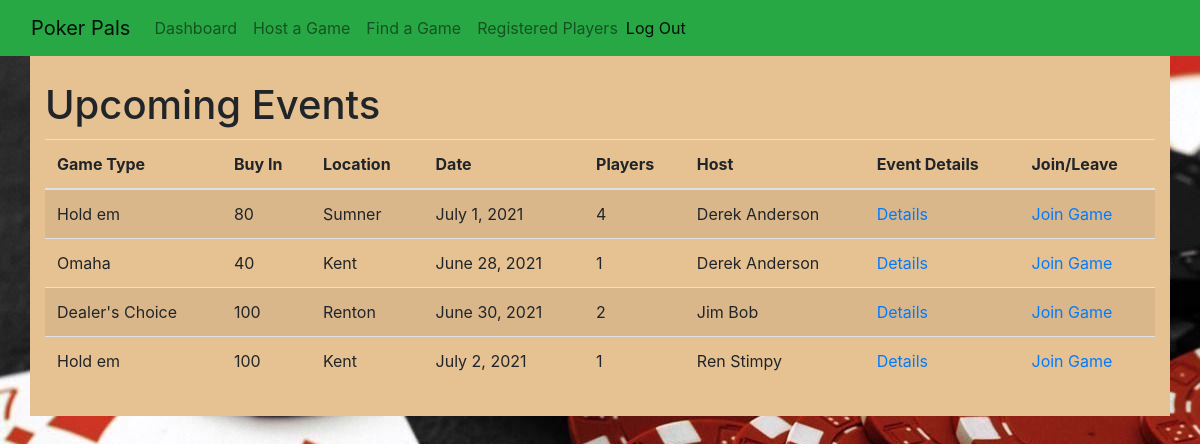
/events (signed in), run on the app's committed database.
### poker_app/models.py (models this page shows, shortened)
class Game(models.Model):
    game_type = models.CharField(max_length=255)
    buy_in = models.CharField(max_length=45)
    location = models.CharField(max_length=255)
    date = models.DateField()
    host = models.ForeignKey(User, related_name='host', on_delete=models.CASCADE)
    poker_players = models.ManyToManyField(User, related_name='poker_players')
    description = models.TextField()
    created_at = models.DateTimeField(auto_now_add=True)
    updated_at = models.DateTimeField(auto_now=True)
    objects = EventManager()

class User(models.Model):
    first_name = models.CharField(max_length=45)
    last_name = models.CharField(max_length=45)
    birthdate = models.DateField()
    email = models.EmailField(unique=True)
    password = models.CharField(max_length=255)
    created_at = models.DateTimeField(auto_now_add=True)
    updated_at = models.DateTimeField(auto_now=True)
    objects = LoginManager()
    @property
    def full_name(self):
        return '{} {}'.format(self.first_name, self.last_name)

### poker_app/views.py (the view)
# urls.py: path('events', views.events),
def events(request):
    if 'user_id' not in request.session:
        messages.error(request, "You must be logged in to view this page!")
        return redirect('/')
    user = User.objects.get(id=request.session['user_id'])
    context = {
        'user': user,
        'games': Game.objects.all()
        }
    return render(request, 'events.html', context)

### poker_app/templates/events.html (shortened to what this page needs)
<!DOCTYPE html>
<html lang="en">
    <head>
        <link
            href="https://stackpath.bootstrapcdn.com/bootstrap/4.5.0/css/bootstrap.min.css"
            rel="stylesheet"
        />
        {% load static %}
        <link rel="stylesheet" href="{% static 'css/style.css' %}" />
    </head>
    <body>
        <nav class="navbar navbar-expand-lg navbar-light bg-success">
            <div class="container-fluid">
                <a class="navbar-brand" href="/dashboard">Poker Pals</a>
                <div class="collapse navbar-collapse" id="navbarSupportedContent">
                    <ul class="navbar-nav me-auto mb-2 mb-lg-0">
                        <li class="nav-item">
                            <a class="nav-link" aria-current="page" href="/dashboard">Dashboard</a>
                        </li>
                        <li class="nav-item">
                            <a class="nav-link" aria-current="page" href="/host">Host a Game</a>
                        </li>
                        <li class="nav-item">
                            <a class="nav-link" href="/events">Find a Game</a>
                        </li>
                        <li class="nav-item">
                            <a class="nav-link" aria-current="page" href="/players">Registered Players</a>
                        </li>
                    </ul>
                    <span class="navbar-text">
                        <a href="/logout">Log Out</a>
                    </span>
                </div>
            </div>
        </nav>
        <div class="container">
            <h1>Upcoming Events</h1>
            <table class="table table-striped">
                <thead>
                    <tr>
                        <th>Game Type</th>
                        <th>Buy In</th>
                        <th>Location</th>
                        <th>Date</th>
                        <th>Players</th>
                        <th>Host</th>
                        <th>Event Details</th>
                        <th>Join/Leave</th>
                    </tr>
                </thead>
                <tbody>
                    {% for game in games %}
                    <tr>
                        <td>{{ game.game_type }}</td>
                        <td>{{ game.buy_in }}</td>
                        <td>{{ game.location }}</td>
                        <td>{{ game.date }}</td>
                        <td>{{ game.poker_players.count }}</td>
                        <td>{{ game.host.full_name }}</td>
                        <td><a href="/event/{{game.id}}">Details</a></td>
                        <td><a href="/join/{{game.id}}">Join Game</a></td>
                    </tr>
                    {% endfor %}
                </tbody>
            </table>
        </div>
    </body>
</html>

### poker_app/static/css/style.css (style rules this page uses)
* { margin: 0px; padding: 0px; }
body, div, dl, dt, dd, ul, ol, li, h1, h2, h3, h4, h5, h6, pre, form, fieldset, input, p, blockquote, table, th, td, embed, object { padding: 0; margin: 0; border: 0; }
html { margin: 0; min-height: 100%; }
body { margin: 0; min-height: 100%; background-image: url(/static/images/poker.jpg); }
.container { background-color: rgb(230, 193, 145); padding: 15px; }
h1, h2 { margin: 10px 0px 10px 0px; }
table { margin-top: 10px; }

### data on the page
Game: game_type "Hold em", buy_in "80", location "Sumner", date "July 1, 2021", poker_players.count "4", host.full_name "Derek Anderson"
Game: game_type "Omaha", buy_in "40", location "Kent", date "June 28, 2021", poker_players.count "1", host.full_name "Derek Anderson"
Game: game_type "Dealer's Choice", buy_in "100", location "Renton", date "June 30, 2021", poker_players.count "2", host.full_name "Jim Bob"
Game: game_type "Hold em", buy_in "100", location "Kent", date "July 2, 2021", poker_players.count "1", host.full_name "Ren Stimpy"
